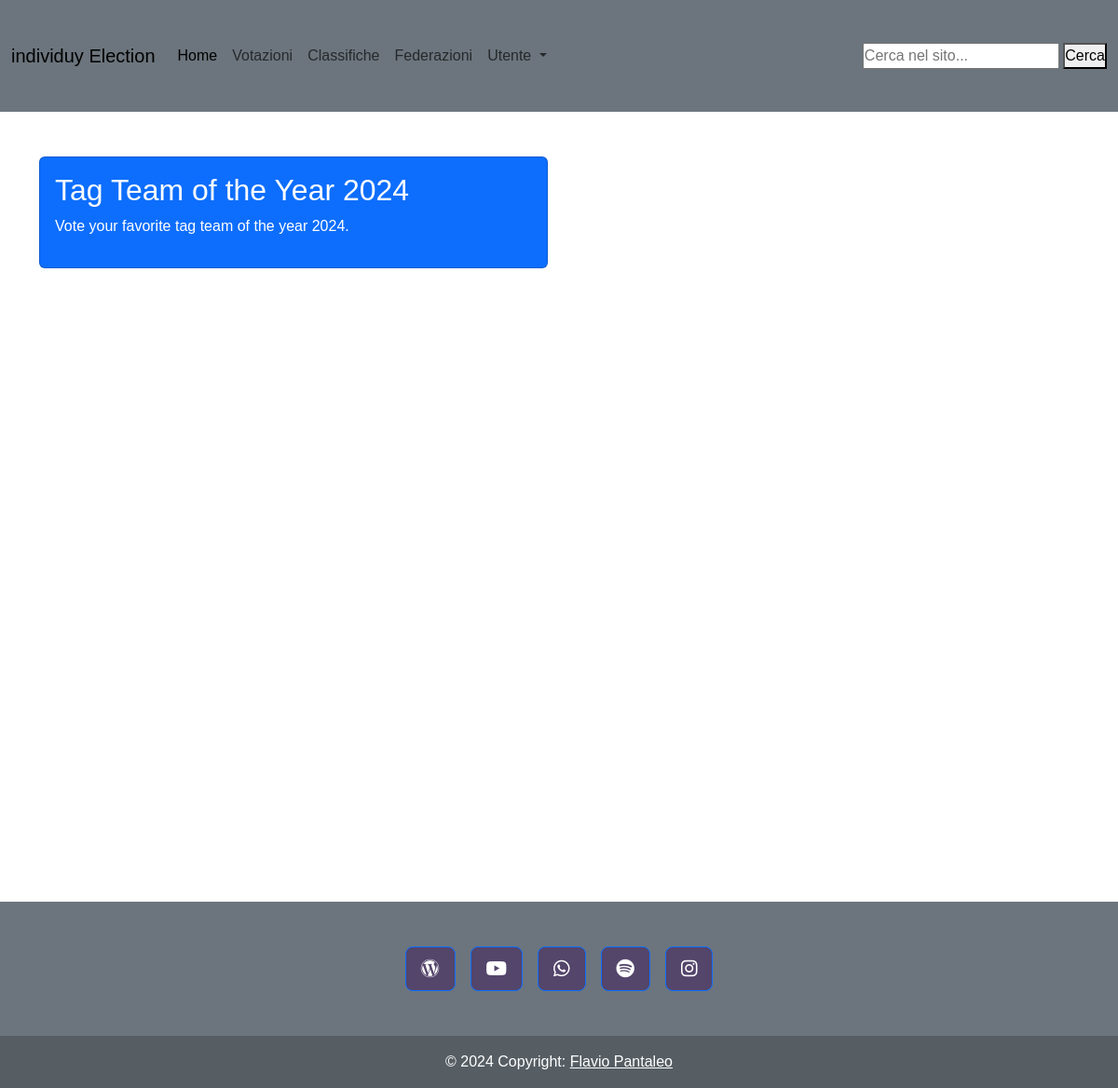
Page /index.php?page=votazione_dettaglio_tag_team on the committed database.
### tables this page shows
CREATE TABLE `list_ranking` (
  `id_ranking` int(11) NOT NULL,
  `ranking_name` varchar(200) DEFAULT NULL,
  `description` text DEFAULT NULL,
  `ranking` varchar(255) NOT NULL,
  `status` int(3) DEFAULT NULL,
  `category_id` int(11) DEFAULT NULL,
  `include_inactive` tinyint(1) DEFAULT 0
);

### app/Controllers/RankingController.php (called while the page is built, shortened)
<?php
class RankingController {
    private $rankingDAO;
    public function __construct() {
        $this->rankingDAO = new RankingDAO();
    }
    public function getRankingPerCategory($category) {
        return $this->rankingDAO->getRankingPerCategory($category);
    }
}

### app/Core/DB.php (called while the page is built, shortened)
<?php
class DB {
    protected function connect (){
        try {
            $localHost = $_ENV['DB_HOST'];
            $dbname = $_ENV['DB_NAME'];
            $user = $_ENV['DB_USER'];
            $pass = $_ENV['DB_PASS'];
            $conn = new PDO("mysql:host=".$localHost.";dbname=".$dbname.";",$user, $pass);
            return $conn;
        } catch (PDOException $e) {
            echo $e->getMessage() . "<br> Database Connection Error";
            die();
        }
    }
}
?>

### app/DAO/RankingDAO.php (called while the page is built, shortened)
<?php
class RankingDAO extends DB {
    public function getRankingPerCategory($category) {
        try {
            $stmt = $this->connect()->prepare("SELECT id_ranking, ranking_name, description, ranking, status, category_id, include_inactive FROM list_ranking WHERE ranking = ?");
            $stmt->execute([$category]);
            $rankings = [];
            while ($row = $stmt->fetch(PDO::FETCH_ASSOC)) {
                $rankings[] = new Ranking(
                    $row['id_ranking'],
                    $row['ranking_name'],
                    $row['description'],
                    $row['ranking'],
                    $row['status'],
                    $row['category_id'],
                    $row['include_inactive']
                );
            }
            return $rankings;
        } catch (PDOException $e) {
            error_log("PDOException in getRankingPerCategory: " . $e->getMessage());
            return [];
        }
    }
}

### app/Models/Ranking.php (called while the page is built, shortened)
<?php
class Ranking {
    public function __construct($id, $name, $description, $rankingType, $status, $categoryId, $includeInactive) {
        $this->id = $id;
        $this->name = $name;
        $this->description = $description;
        $this->categoryId = $categoryId;
    }
}
?>

### resources/Views/votazioni/tag_team/votazione_dettaglio_tag_team.php (the view)
<?php
$rankingTagTeam = $rankingController->getRankingPerCategory('tag team');
?>
<main class="container">
    <div class="row my-5">
    <?php if (!empty($rankingTagTeam)): ?>
        <?php foreach($rankingTagTeam as $ranking) : ?>
            <div class="col-md-6 mb-4">
                <a href="index.php?page=lista_tag_team&id_ranking=<?php echo $ranking->id; ?>&id_cat=<?php echo $ranking->categoryId; ?>">
                    <div class="card bg-primary text-white">
                        <div class="card-body">
                            <h2><?= htmlspecialchars($ranking->name); ?></h2>
                            <p><?= htmlspecialchars($ranking->description); ?></p>
                        </div>
                    </div>
                </a>
            </div>
        <?php endforeach; ?>
    <?php else: ?>
        <div class="col-12">
            <p>Nessun ranking trovato per la categoria specificata.</p>
        </div>
    <?php endif; ?>
    </div>
</main>

### rows in the picture
list_ranking: ranking_name "Tag Team of the Year 2024", description "Vote your favorite tag team of the year 2024."
